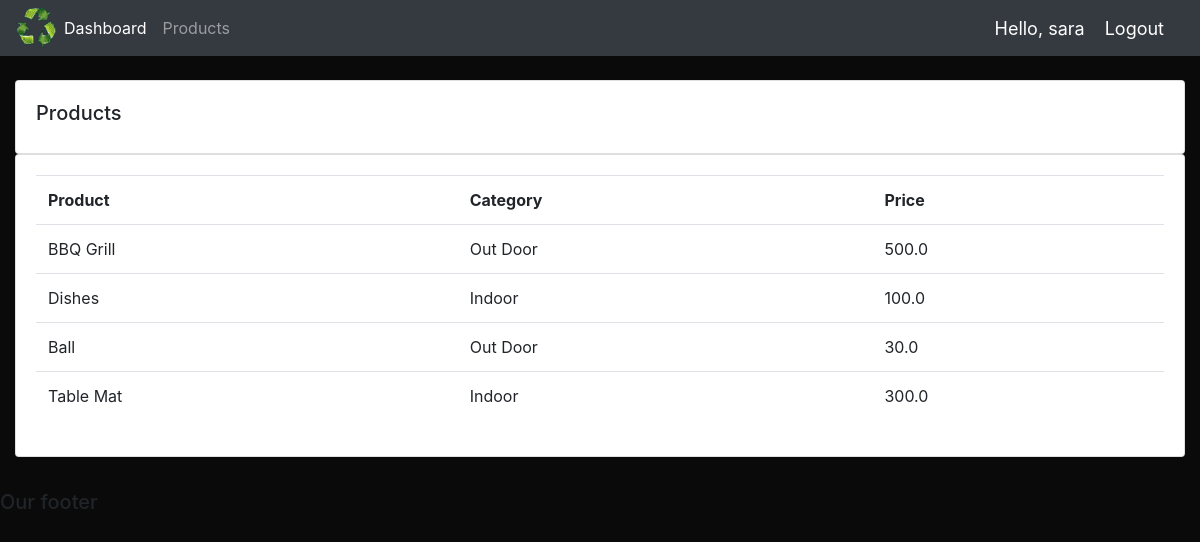
Screenshot of /products/ (signed in) with the database file from the repository.
### recycle/models.py (models this page shows, shortened)
class Product(models.Model):
	CATEGORY = (
			('Indoor', 'Indoor'),
			('Out Door', 'Out Door'),
			)
	name = models.CharField(max_length=200, null=True)
	price = models.FloatField(null=True)
	category = models.CharField(max_length=200, null=True, choices=CATEGORY)
	description = models.CharField(max_length=200, null=True, blank=True)
	date_created = models.DateTimeField(auto_now_add=True, null=True)
	tags=models.ManyToManyField(Tag)

### recycle/views.py (the view)
# urls.py: path('products/', views.products, name='products'),
@login_required(login_url='login')
@allowed_users(allowed_roles=['admin'])
def products(request):
	products=Product.objects.all()
	return render(request, 'recycle/products.html', {'products':products})

### recycle/templates/recycle/products.html
{% extends 'recycle/main.html' %}
{% block content %}
<br>
		<div class="row">
			<div class="col-md">
				<div class="card card-body">
					<h5>Products</h5>
				</div>
				<div class="card card-body">
					<table class="table">
						<tr>
							<th>Product</th>
							<th>Category</th>
							<th>Price</th>
						</tr>
						{% for i in products %}
							<tr>
								<td>{{i.name}}</td>
								<td>{{i.category}}</td>
								<td>{{i.price}}</td>
						    </tr>
						{% endfor %}
					</table>
				</div>
			</div>
		</div>
{% endblock %}

### recycle/templates/recycle/navbar.html (shortened to what this page needs)
{% load static %}
<nav class="navbar navbar-expand-lg navbar-dark bg-dark">
 <img src="{% static 'images/logo.png' %}", width="40">
  <div class="collapse navbar-collapse" id="navbarNav">
    <ul class="navbar-nav">
      {% if request.user.is_staff %}
      <li class="nav-item active">
        <a class="nav-link" href="{% url 'home' %}">Dashboard</a>
      </li>
      <li class="nav-item">
        <a class="nav-link" href="{% url 'products' %}">Products</a>
      </li>
      {% else %}
       <li class="nav-item">
        <a class="nav-link" href="{% url 'account' %}">Settings</a>
      </li>
      {% endif %}
    </ul>
  </div>
  <span class="hello-msg">Hello, {{request.user}}</span>
  <span ><a  class="hello-msg" href="{% url 'logout' %}">Logout</a></span>
</nav>

### static/css/main.css (style rules this page uses)
body { background-color: #0a0a0a; }

### recycle/templates/recycle/navbar.html (style rules this page uses)
.hello-msg { font-size: 18px; color: #fff; margin-right: 20px; }

### rows the page displays
Product: name "BBQ Grill", category "Out Door", price "500.0"
Product: name "Dishes", category "Indoor", price "100.0"
Product: name "Ball", category "Out Door", price "30.0"
Product: name "Table Mat", category "Indoor", price "300.0"

### other values shown
{{ request.user }} "sara"
